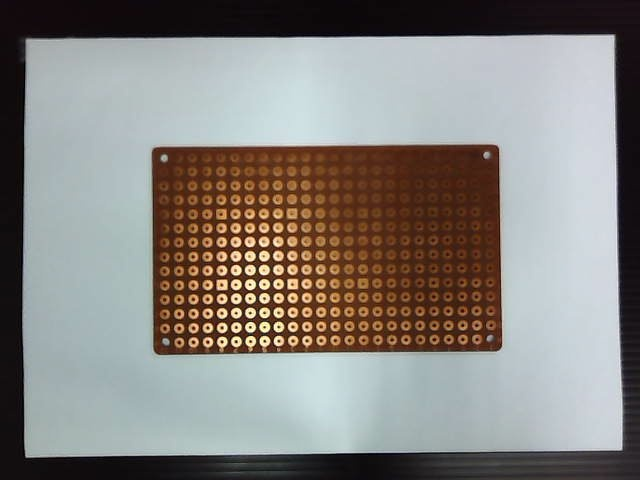
#> input picture opencv_vlm/input/empty_board.jpg, 640 x 480 px; its folder holds only this picture in this run
$ python hole_location.py
#> lines starting #> are read from the running program, lines starting #| are printed output that depends on the picture
### opencv_vlm/camera_geometry.py
"""Shared geometry for the fixed 640x480 camera mounted on the robot arm."""

from __future__ import annotations

import json
from pathlib import Path
from typing import Any

import cv2
import numpy as np

from contracts import DataContractError
from project_settings import DEFAULT_CAMERA_PROFILE


def load_camera_profile(path: str | Path = DEFAULT_CAMERA_PROFILE) -> dict[str, Any]:
    profile_path = Path(path)
    if not profile_path.is_file():
        raise FileNotFoundError(f"找不到相機設定檔: {profile_path}")
    with profile_path.open("r", encoding="utf-8") as handle:
        profile = json.load(handle)
    try:
        native_width, native_height = (int(value) for value in profile["native_image_size"])
        rectified_width, rectified_height = (int(value) for value in profile["rectified_size"])
        corners = np.asarray(profile["board_corners_px"], dtype=np.float32)
    except (KeyError, TypeError, ValueError) as error:
        raise DataContractError(f"相機設定格式錯誤: {profile_path}") from error
    if native_width <= 0 or native_height <= 0 or rectified_width <= 0 or rectified_height <= 0 or corners.shape != (4, 2):
        raise DataContractError(f"相機設定內容無效: {profile_path}")
    profile["native_image_size"] = [native_width, native_height]
    profile["rectified_size"] = [rectified_width, rectified_height]
    profile["board_corners_px"] = corners.tolist()
    return profile


def assert_native_camera_frame(image: np.ndarray, profile: dict[str, Any], *, image_name: str = "影像") -> None:
    """Reject scaled/cropped camera frames; calibration is only valid at native size."""
    expected = tuple(profile["native_image_size"])
    actual = (int(image.shape[1]), int(image.shape[0]))
    if actual != expected:
        raise DataContractError(
            f"{image_name} 尺寸為 {actual[0]}x{actual[1]}，但相機標定要求原生 {expected[0]}x{expected[1]}。"
            "請關閉相機端縮放／裁切，或重新標定 camera_profile.json。"
        )


def rectify_camera_frame(image: np.ndarray, profile: dict[str, Any]) -> np.ndarray:
    assert_native_camera_frame(image, profile)
    width, height = profile["rectified_size"]
    source = np.asarray(profile["board_corners_px"], dtype=np.float32)
    target = np.array([[0, 0], [width - 1, 0], [width - 1, height - 1], [0, height - 1]], dtype=np.float32)
    return cv2.warpPerspective(image, cv2.getPerspectiveTransform(source, target), (width, height))

### opencv_vlm/contracts.py
"""Shared file formats and validation for the PCB soldering proof of concept."""

from __future__ import annotations

import json
from pathlib import Path
from typing import Any


class DataContractError(ValueError):
    """Raised when an intermediate pipeline file has an unexpected shape."""


def read_json(path: str | Path) -> Any:
    with Path(path).open("r", encoding="utf-8") as handle:
        return json.load(handle)


def write_json(path: str | Path, data: Any) -> None:
    destination = Path(path)
    destination.parent.mkdir(parents=True, exist_ok=True)
    with destination.open("w", encoding="utf-8") as handle:
        json.dump(data, handle, indent=2, ensure_ascii=False)


# [27 lines left out: functions validate_grid_map, validate_bbox_pixel, not called in this run]

### opencv_vlm/hole_location.py
"""Rectify the workboard image and create the shared pixel grid map."""

from __future__ import annotations

import argparse
import math
from pathlib import Path

import cv2
import numpy as np

from contracts import write_json
from camera_geometry import load_camera_profile, rectify_camera_frame
from project_settings import DEFAULT_CAMERA_PROFILE, DEFAULT_EMPTY_BOARD_IMAGE, INPUT_DIR, OUTPUT_DIR

DEFAULT_CORNERS = np.array([[154, 148], [498, 148], [497, 350], [154, 351]], dtype=np.float32)


def read_image(path: str | Path) -> np.ndarray:
    image = cv2.imdecode(np.fromfile(str(path), dtype=np.uint8), cv2.IMREAD_COLOR)
    if image is None:
        raise FileNotFoundError(f"無法讀取影像: {path}")
    return image


def build_grid(rows: int, cols: int, width: int, height: int, margin_x: float, margin_y: float) -> list[dict[str, float | int]]:
    if rows < 2 or cols < 2:
        raise ValueError("rows 與 cols 至少必須為 2")
    if not (0 <= margin_x * 2 < width and 0 <= margin_y * 2 < height):
        raise ValueError("格點邊界超出校正影像")
    return [
        {"row": row, "col": col,
         "pixel_x": round(margin_x + col * (width - 1 - 2 * margin_x) / (cols - 1), 3),
         "pixel_y": round(margin_y + row * (height - 1 - 2 * margin_y) / (rows - 1), 3)}
        for row in range(rows) for col in range(cols)
    ]


def detect_hole_centers(rectified: np.ndarray) -> np.ndarray:
    """Find candidate plated-through-hole centres in the rectified board image."""
    gray = cv2.medianBlur(cv2.cvtColor(rectified, cv2.COLOR_BGR2GRAY), 5)
    circles = cv2.HoughCircles(gray, cv2.HOUGH_GRADIENT, dp=1.1, minDist=8,
                               param1=70, param2=10, minRadius=2, maxRadius=6)
    return np.empty((0, 2), dtype=np.float32) if circles is None else circles[0, :, :2].astype(np.float32)


def assign_detections(predicted: np.ndarray, detected: np.ndarray, max_distance_px: float) -> dict[int, int]:
    """Globally greedy one-to-one assignment, avoiding one circle serving two grid cells."""
    candidates: list[tuple[float, int, int]] = []
    for grid_index, point in enumerate(predicted):
        for detected_index, center in enumerate(detected):
            distance = float(np.linalg.norm(point - center))
            if distance <= max_distance_px:
                candidates.append((distance, grid_index, detected_index))
    matches: dict[int, int] = {}
    used: set[int] = set()
    for _, grid_index, detected_index in sorted(candidates):
        if grid_index not in matches and detected_index not in used:
            matches[grid_index] = detected_index
            used.add(detected_index)
    return matches


def local_hole_center(gray: np.ndarray, predicted: np.ndarray, radius: int = 8) -> np.ndarray | None:
    """A second-pass detector for a known grid cell missed by the global Hough pass."""
    x, y = (int(round(float(value))) for value in predicted)
    left, top = max(0, x - radius), max(0, y - radius)
    patch = gray[top:min(gray.shape[0], y + radius + 1), left:min(gray.shape[1], x + radius + 1)]
    circles = cv2.HoughCircles(patch, cv2.HOUGH_GRADIENT, dp=1, minDist=6,
                               param1=50, param2=3, minRadius=2, maxRadius=6)
    if circles is None:
        return None
    candidates = circles[0, :, :2] + np.array([left, top], dtype=np.float32)
    best = min(candidates, key=lambda candidate: float(np.linalg.norm(candidate - predicted)))
    return best.astype(np.float32) if np.linalg.norm(best - predicted) <= radius else None


def refine_grid_with_holes(grid: list[dict[str, float | int]], rectified: np.ndarray, *, max_distance_px: float = 7.0,
                           inference_min_match_ratio: float = 0.85, motion_min_match_ratio: float = 0.95) -> tuple[list[dict[str, float | int]], list[dict], dict]:
    """Fit a board correction from measured holes and report each cell's residual.

    Missing holes retain a model prediction but are explicitly marked ``measured: false``.
    Consumers should reject a calibration whose report is not passed.
    """
    detected = detect_hole_centers(rectified)
    nominal = np.array([[float(point["pixel_x"]), float(point["pixel_y"])] for point in grid], dtype=np.float32)
    first_matches = assign_detections(nominal, detected, max_distance_px)
    corrected = nominal.copy()
    if len(first_matches) >= 4:
        source = nominal[list(first_matches)]
        destination = detected[[first_matches[index] for index in first_matches]]
        transform, _ = cv2.findHomography(source, destination, cv2.RANSAC, 2.0)
        if transform is not None:
            corrected = cv2.perspectiveTransform(nominal[None, :, :], transform)[0]
    matches = assign_detections(corrected, detected, max_distance_px)
    centers: dict[int, np.ndarray] = {index: detected[detected_index] for index, detected_index in matches.items()}
    gray = cv2.medianBlur(cv2.cvtColor(rectified, cv2.COLOR_BGR2GRAY), 5)
    local_matches = 0
    for index, predicted in enumerate(corrected):
        if index not in centers:
            center = local_hole_center(gray, predicted)
            if center is not None:
                centers[index] = center
                local_matches += 1
    measured_residuals: list[float] = []
    refined: list[dict[str, float | int]] = []
    measurements: list[dict] = []
    for index, point in enumerate(grid):
        predicted = corrected[index]
        measured = index in centers
        center = centers[index] if measured else predicted
        residual = float(np.linalg.norm(center - predicted)) if measured else None
        if residual is not None:
            measured_residuals.append(residual)
        refined.append({"row": int(point["row"]), "col": int(point["col"]),
                        "pixel_x": round(float(center[0]), 3), "pixel_y": round(float(center[1]), 3)})
        measurements.append({"row": int(point["row"]), "col": int(point["col"]),
                             "predicted_pixel": [round(float(predicted[0]), 3), round(float(predicted[1]), 3)],
                             "pixel": [round(float(center[0]), 3), round(float(center[1]), 3)],
                             "measured": measured,
                             "residual_px": None if residual is None else round(residual, 3)})
    match_ratio = len(centers) / len(grid)
    report = {"expected_holes": len(grid), "detected_candidates": len(detected), "matched_holes": len(centers), "local_refinement_matches": local_matches,
              "match_ratio": round(match_ratio, 4), "mean_residual_px": round(float(np.mean(measured_residuals)), 3) if measured_residuals else None,
              "rms_residual_px": round(float(math.sqrt(np.mean(np.square(measured_residuals)))), 3) if measured_residuals else None,
              "max_residual_px": round(float(max(measured_residuals)), 3) if measured_residuals else None,
              "inference_passed": bool(match_ratio >= inference_min_match_ratio and measured_residuals and max(measured_residuals) <= 3.0),
              "motion_passed": bool(match_ratio >= motion_min_match_ratio and measured_residuals and max(measured_residuals) <= 3.0),
              "passed": bool(match_ratio >= inference_min_match_ratio and measured_residuals and max(measured_residuals) <= 3.0),
              "pass_criteria": {"inference_min_match_ratio": inference_min_match_ratio,
                                "motion_min_match_ratio": motion_min_match_ratio, "max_residual_px": 3.0}}
    return refined, measurements, report


def calibrate_board(image_path: str | Path, output_dir: str | Path, *, corners: np.ndarray = DEFAULT_CORNERS,
                    width: int = 344, height: int = 203, rows: int = 14, cols: int = 24,
                    margin_x: float = 10.0, margin_y: float = 9.0, inference_min_match_ratio: float = 0.85) -> list[dict[str, float | int]]:
    """Create a rectified image, diagnostic overlay, and ``grid_map.json``.

    Corners are ordered top-left, top-right, bottom-right, bottom-left.  The supplied
    defaults are calibrated for the included sample only; measure them again for a new camera setup.
    """
    image = read_image(image_path)
    corners = np.asarray(corners, dtype=np.float32)
    if corners.shape != (4, 2):
        raise ValueError("corners 必須是四個 [x, y] 點")
    target = np.array([[0, 0], [width - 1, 0], [width - 1, height - 1], [0, height - 1]], dtype=np.float32)
    rectified = cv2.warpPerspective(image, cv2.getPerspectiveTransform(corners, target), (width, height))
    nominal_grid = build_grid(rows, cols, width, height, margin_x, margin_y)
    grid, measurements, report = refine_grid_with_holes(nominal_grid, rectified, inference_min_match_ratio=inference_min_match_ratio)

    overlay = rectified.copy()
    for point, measurement in zip(grid, measurements):
        x, y = round(float(point["pixel_x"])), round(float(point["pixel_y"]))
        if not measurement["measured"]:
            colour = (0, 165, 255)  # orange: model prediction only
        elif measurement["residual_px"] > 3.0:
            colour = (0, 0, 255)  # red: measured but outside tolerance
        else:
            colour = (0, 255, 0)  # green: measured within tolerance
        cv2.circle(overlay, (x, y), 2, colour, -1)
        cv2.putText(overlay, f"{point['row']},{point['col']}", (x + 3, y - 3),
                    cv2.FONT_HERSHEY_SIMPLEX, 0.28, (0, 255, 0), 1, cv2.LINE_AA)

    output = Path(output_dir)
    output.mkdir(parents=True, exist_ok=True)
    cv2.imwrite(str(output / "board_rectified.jpg"), rectified)
    cv2.imwrite(str(output / "grid_result.jpg"), overlay)
    write_json(output / "grid_map.json", grid)
    write_json(output / "grid_measurements.json", measurements)
    write_json(output / "calibration_report.json", report)
    return grid


def ensure_input_folder() -> bool:
    """Create the shared input folder and tell first-time users what belongs in it."""
    created = not INPUT_DIR.exists()
    INPUT_DIR.mkdir(parents=True, exist_ok=True)
    if created:
        print(f"已建立輸入資料夾: {INPUT_DIR}")
        print("請將原始空板照片放入 input/empty_board.jpg，並將待測照片或影片放入 input/。")
        print("完成後重新執行；校正結果會全部寫入 output/。")
    return created


def main() -> None:
    parser = argparse.ArgumentParser(description="校正 PCB 並產生 grid_map.json")
    parser.add_argument("image", nargs="?", default=str(DEFAULT_EMPTY_BOARD_IMAGE))
    parser.add_argument("--output-dir", default=str(OUTPUT_DIR))
    parser.add_argument("--camera-profile", default=str(DEFAULT_CAMERA_PROFILE), help="固定相機的 640x480 標定設定")
    parser.add_argument("--rows", type=int, help="覆寫 profile 的格點列數")
    parser.add_argument("--cols", type=int, help="覆寫 profile 的格點欄數")
    args = parser.parse_args()
    ensure_input_folder()
    if Path(args.image) == DEFAULT_EMPTY_BOARD_IMAGE and not DEFAULT_EMPTY_BOARD_IMAGE.is_file():
        parser.error(
            f"找不到預設空板照片: {DEFAULT_EMPTY_BOARD_IMAGE}。"
            "請匯入原始空板照片並命名為 empty_board.jpg；待測照片／影片也請放入 input/。"
        )
    profile = load_camera_profile(args.camera_profile)
#> (reads opencv_vlm/config/camera_profile.json from the repository)
    # Validate the source image at native camera resolution before using its profile corners.
    source = read_image(args.image)
#> in read_image, image is the input picture: shape (480, 640, 3); mean B, G, R 127.5, 131.7, 135.2
    rectify_camera_frame(source, profile)
#> in rectify_camera_frame, `return cv2.warpPerspective(image, cv2.getPerspectiveTransform(source, ..`:
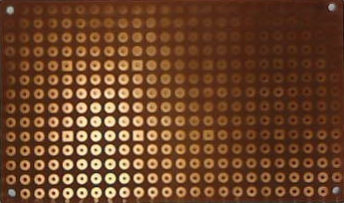
#> returned value: shape (203, 344, 3); mean of channels 0, 1, 2 40.8, 68.2, 109.2; drawn as B, G, R
    rows, cols = profile["grid_shape"]
    margin_x, margin_y = profile["grid_margins_px"]
    grid = calibrate_board(args.image, args.output_dir, corners=np.asarray(profile["board_corners_px"], dtype=np.float32),
                           width=profile["rectified_size"][0], height=profile["rectified_size"][1],
                           rows=args.rows or rows, cols=args.cols or cols, margin_x=margin_x, margin_y=margin_y,
                           inference_min_match_ratio=float(profile.get("inference_min_match_ratio", 0.85)))
#> in detect_hole_centers, `gray = cv2.medianBlur(cv2.cvtColor(rectified, cv2.COLOR_BGR2GRAY), 5)`:
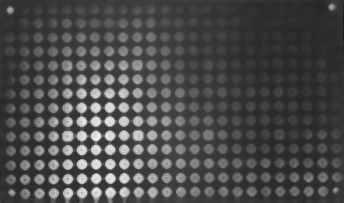
#> gray: shape (203, 344); min 24, max 238, mean 75.4
#> in detect_hole_centers, `circles = cv2.HoughCircles(gray, cv2.HOUGH_GRADIENT, dp=1.1, minDist=8..`: circles = 267 rows, first 8: [39.05, 193.1, 4.86], [66.55, 51.15, 4.97], [66.55, 65.45, 5.3], [95.15, 135.9, 5.3], [207.4, 64.35, 5.3], [67.65, 193.1, 5.19], [80.85, 92.95, 5.3], [39.05, 164.4, 5.08]
#> in refine_grid_with_holes, `detected = detect_hole_centers(rectified)`: detected = 267 pairs, first value 9.35 to 336.1, second value 6.05 to 193.1
#> in refine_grid_with_holes, `first_matches = assign_detections(nominal, detected, max_distance_px)`: first_matches = 267 items
#> in refine_grid_with_holes, `source = nominal[list(first_matches)]`: source = 267 pairs, first value 10 to 333, second value 9 to 193
#> in refine_grid_with_holes, `destination = detected[[first_matches[index] for index in first_matche..`: destination has the same summary as detected
#> in refine_grid_with_holes, `transform, _ = cv2.findHomography(source, destination, cv2.RANSAC, 2.0)`: transform = [[0.994, 0.0051, 0.291], [-0.00857, 0.986, 0.778], [-1.01e-05, -4.77e-05, 1]]
#> in refine_grid_with_holes, `corrected = cv2.perspectiveTransform(nominal[None, :, :], transform)[0]`: corrected = 336 pairs, first value 10.28 to 336.6, second value 6.82 to 192.8
#> the loop in assign_detections (call 2), `for grid_index, point in enumerate(predicted):` made 336 passes
#> point on passes 1 to 3: [10.28, 9.57], [24.26, 9.45], [38.24, 9.33]
#> the loop in assign_detections (call 2), `for _, grid_index, detected_index in sorted(candidates):` made 267 passes
#> (grid_index, detected_index) on passes 1 to 3: (184, 10), (76, 1), (129, 22)
#> in refine_grid_with_holes, `matches = assign_detections(corrected, detected, max_distance_px)`: matches = 267 items
#> the loop in refine_grid_with_holes, `for index, predicted in enumerate(corrected):` made 336 passes
#> (predicted, x in local_hole_center, y in local_hole_center, left in local_hole_center, top in local_hole_center, circles in local_hole_center, center) on passes 2, 10, 38, 40: ([24.26, 9.45], 24, 9, 16, 1, [[12.5, 11.5, 5.2]], [28.5, 12.5]), ([136.2, 8.5], 136, 8, 128, 0, [[8.5, 9.5, 4]], [136.5, 9.5]), ([192.5, 22.02], 192, 22, 184, 14, [[8.5, 7.5, 4.6]], [192.5, 21.5]), ([220.5, 21.79], 221, 22, 213, 14, [[7.5, 7.5, 5.2]], [220.5, 21.5])
#> center on passes 62, 63, 64, 87, 88, 89: [192.5, 36.5], [206.5, 36.5], [220.5, 36.5], [206.5, 50.5], [220.5, 49.5], [234.5, 48.5]
#> after the loop in refine_grid_with_holes, `for index, predicted in enumerate(corrected):`: centers = 293 items; local_matches = 26
#> the loop in refine_grid_with_holes, `for index, point in enumerate(grid):` made 336 passes
#> (measured, residual) on passes 61 to 63: (True, 1.05), (True, 0.484), (True, 0.608)
#> after the loop in refine_grid_with_holes, `for index, point in enumerate(grid):`: measured_residuals = 293 values, max 5.22 at index 1, min 0.032 at index 80, mean 0.563; measurements = 336 items
#> in refine_grid_with_holes, `match_ratio = len(centers) / len(grid)`: match_ratio = 0.872
#> in calibrate_board, `grid, measurements, report = refine_grid_with_holes(nominal_grid, rect..`: grid = 336 items; report = 12 items
#> the loop in calibrate_board, `for point, measurement in zip(grid, measurements):` made 336 passes
#> (point, x, y, colour) on passes 1 to 8: ({'row': 0, 'col': 0, 'pixel_x': 9.35, 'pixel_y': 9.35}, 9, 9, (0, 255, 0)), ({'row': 0, 'col': 1, 'pixel_x': 28.5, 'pixel_y': 12.5}, 28, 12, (0, 0, 255)), ({'row': 0, 'col': 2, 'pixel_x': 36.85, 'pixel_y': 9.35}, 37, 9, (0, 255, 0)), ({'row': 0, 'col': 3, 'pixel_x': 52.25, 'pixel_y': 9.35}, 52, 9, (0, 255, 0)), ({'row': 0, 'col': 4, 'pixel_x': 65.45, 'pixel_y': 8.25}, 65, 8, (0, 255, 0)), ({'row': 0, 'col': 5, 'pixel_x': 79.75, 'pixel_y': 8.25}, 80, 8, (0, 255, 0)), ({'row': 0, 'col': 6, 'pixel_x': 94.05, 'pixel_y': 9.35}, 94, 9, (0, 255, 0)), ({'row': 0, 'col': 7, 'pixel_x': 108.3, 'pixel_y': 9.35}, 108, 9, (0, 255, 0))
#> (x, y, colour) on passes 61 to 66: (178, 36, (0, 255, 0)), (192, 36, (0, 255, 0)), (206, 36, (0, 255, 0)), (220, 36, (0, 255, 0)), (235, 36, (0, 165, 255)), (249, 36, (0, 165, 255))
#> after the loop in calibrate_board, `for point, measurement in zip(grid, measurements):`:
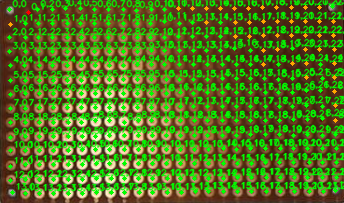
#> overlay: shape (203, 344, 3); mean B, G, R 31.5, 117.2, 83.8
    write_json(Path(args.output_dir) / "camera_profile_used.json", profile)
    report_path = Path(args.output_dir) / "calibration_report.json"
    import json
    report = json.loads(report_path.read_text(encoding="utf-8"))
    print(f"已建立 {len(grid)} 個格點，匹配率 {report['match_ratio']:.1%}，RMS {report['rms_residual_px']} px")
#| 已建立 336 個格點，匹配率 87.2%，RMS 0.691 px
    print(f"電腦推論校正: {'PASS' if report['inference_passed'] else 'FAIL'}；實機動作校正: {'PASS' if report['motion_passed'] else 'FAIL'}；詳見 {report_path}")


if __name__ == "__main__":
    main()
